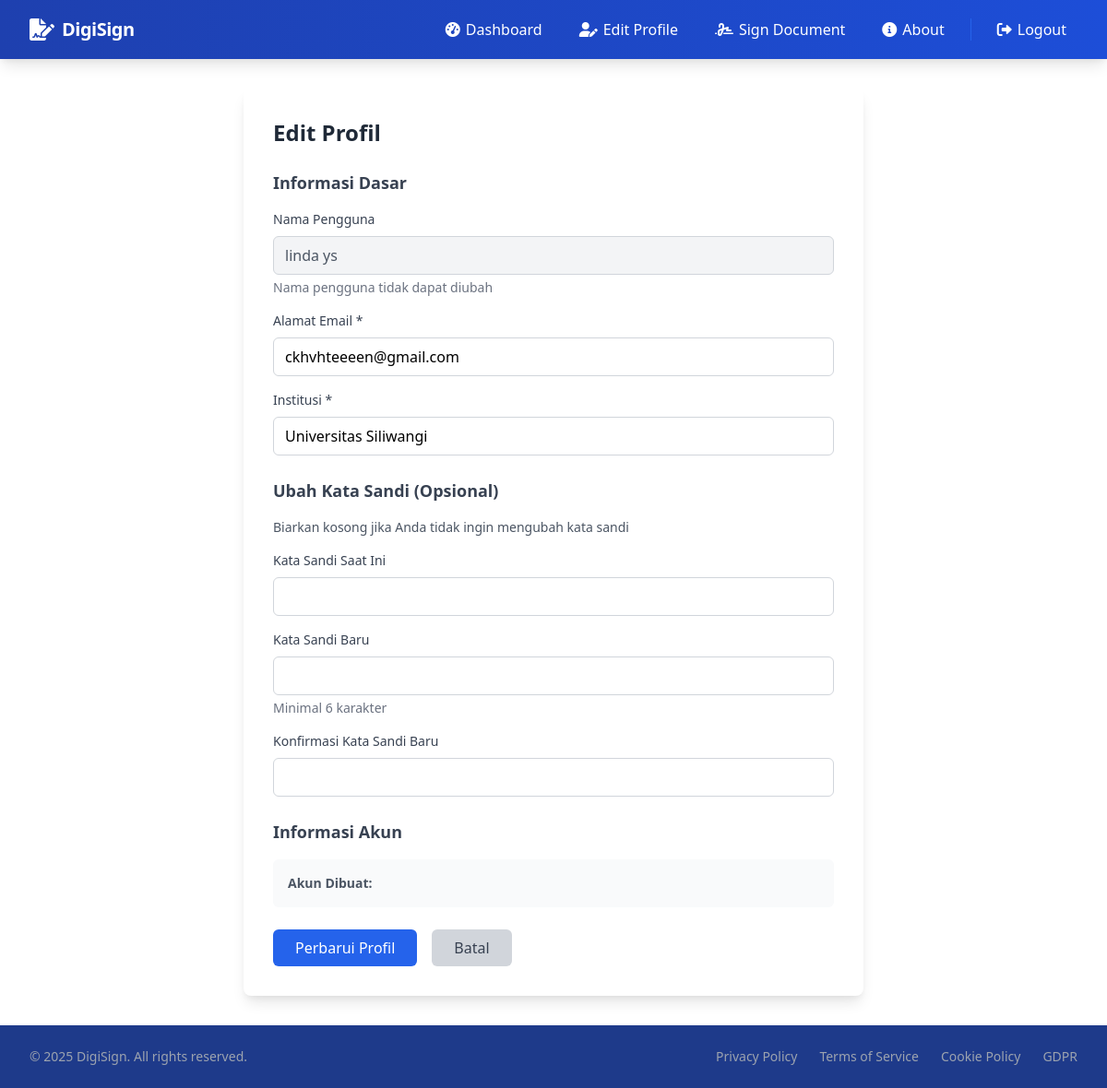
Screenshot of /edit_profile (signed in) with the database file from the repository.
### app.py (models this page shows)
class User(db.Model):
    id = db.Column(db.Integer, primary_key=True)
    username = db.Column(db.String(80), unique=True, nullable=False)
    password = db.Column(db.String(200), nullable=False)
    public_key = db.Column(db.LargeBinary, nullable=False)
    private_key = db.Column(db.LargeBinary, nullable=False)
    institution = db.Column(db.String(120), nullable=True)
    email = db.Column(db.String(120), nullable=True)

### app.py (the view, shortened to what this page needs)
@app.route('/edit_profile', methods=['GET', 'POST'])
def edit_profile():
    if 'username' not in session:
        flash('Please login to access this page.', 'error')
        return redirect(url_for('login'))
    if request.method == 'GET':
        user = User.query.filter_by(username=session['username']).first()
        if user:
            return render_template('edit_profile.html', user=user)
        else:
            flash('User not found.', 'error')
            return redirect(url_for('index'))  # atau url_for('dashboard')

### app.py (called while the page is built)
@app.context_processor
def inject_now():
    return {'now': datetime.utcnow}

### templates/edit_profile.html (shortened to what this page needs)
{% extends "base.html" %}
{% block content %}
<div class="max-w-2xl mx-auto">
    <div class="bg-white p-8 rounded-lg shadow-lg">
        <h2 class="text-2xl font-bold text-gray-800 mb-6">Edit Profil</h2>
        <form method="POST" action="{{ url_for('edit_profile') }}">
            <div class="mb-6">
                <h3 class="text-lg font-semibold text-gray-700 mb-4">Informasi Dasar</h3>
                <div class="mb-4">
                    <label for="username" class="block text-sm font-medium text-gray-700 mb-2">Nama Pengguna</label>
                    <input type="text" id="username" name="username" value="{{ user.username }}"
                           class="w-full px-3 py-2 bg-gray-100 border border-gray-300 rounded-md text-gray-600"
                           disabled readonly>
                    <p class="mt-1 text-sm text-gray-500">Nama pengguna tidak dapat diubah</p>
                </div>
                <div class="mb-4">
                    <label for="email" class="block text-sm font-medium text-gray-700 mb-2">Alamat Email *</label>
                    <input type="email" id="email" name="email" value="{{ user.email }}" required
                           class="w-full px-3 py-2 border border-gray-300 rounded-md focus:outline-none focus:ring-2 focus:ring-blue-500">
                </div>
                <div class="mb-4">
                    <label for="institution" class="block text-sm font-medium text-gray-700 mb-2">Institusi *</label>
                    <input type="text" id="full_name" name="institution" value="{{ user.institution }}" required
                           class="w-full px-3 py-2 border border-gray-300 rounded-md focus:outline-none focus:ring-2 focus:ring-blue-500">
                </div>
            </div>
            <div class="mb-6">
                <h3 class="text-lg font-semibold text-gray-700 mb-4">Ubah Kata Sandi (Opsional)</h3>
                <p class="text-sm text-gray-600 mb-4">Biarkan kosong jika Anda tidak ingin mengubah kata sandi</p>
                <div class="mb-4">
                    <label for="current_password" class="block text-sm font-medium text-gray-700 mb-2">Kata Sandi Saat Ini</label>
                    <input type="password" id="current_password" name="current_password"
                           class="w-full px-3 py-2 border border-gray-300 rounded-md focus:outline-none focus:ring-2 focus:ring-blue-500">
                </div>
                <div class="mb-4">
                    <label for="new_password" class="block text-sm font-medium text-gray-700 mb-2">Kata Sandi Baru</label>
                    <input type="password" id="new_password" name="new_password"
                           class="w-full px-3 py-2 border border-gray-300 rounded-md focus:outline-none focus:ring-2 focus:ring-blue-500">
                    <p class="mt-1 text-sm text-gray-500">Minimal 6 karakter</p>
                </div>
                <div class="mb-4">
                    <label for="confirm_password" class="block text-sm font-medium text-gray-700 mb-2">Konfirmasi Kata Sandi Baru</label>
                    <input type="password" id="confirm_password" name="confirm_password"
                           class="w-full px-3 py-2 border border-gray-300 rounded-md focus:outline-none focus:ring-2 focus:ring-blue-500">
                </div>
            </div>
            <div class="mb-6">
                <h3 class="text-lg font-semibold text-gray-700 mb-4">Informasi Akun</h3>
                <div class="bg-gray-50 p-4 rounded-md">
                    <p class="text-sm text-gray-600">
                        <strong>Akun Dibuat:</strong> {{ user.created_at }}
                    </p>
                </div>
            </div>
            <div class="flex gap-4">
                <button type="submit"
                        class="px-6 py-2 bg-blue-600 text-white rounded-md hover:bg-blue-700 focus:outline-none focus:ring-2 focus:ring-blue-500">
                    Perbarui Profil
                </button>
                <a href="{{ url_for('dashboard') }}"
                   class="px-6 py-2 bg-gray-300 text-gray-700 rounded-md hover:bg-gray-400 focus:outline-none focus:ring-2 focus:ring-gray-500">
                    Batal
                </a>
            </div>
        </form>
    </div>
</div>
{% endblock %}

### rows the page displays
User: username "linda ys", email "ckhvhteeeen@gmail.com", institution "Universitas Siliwangi"
